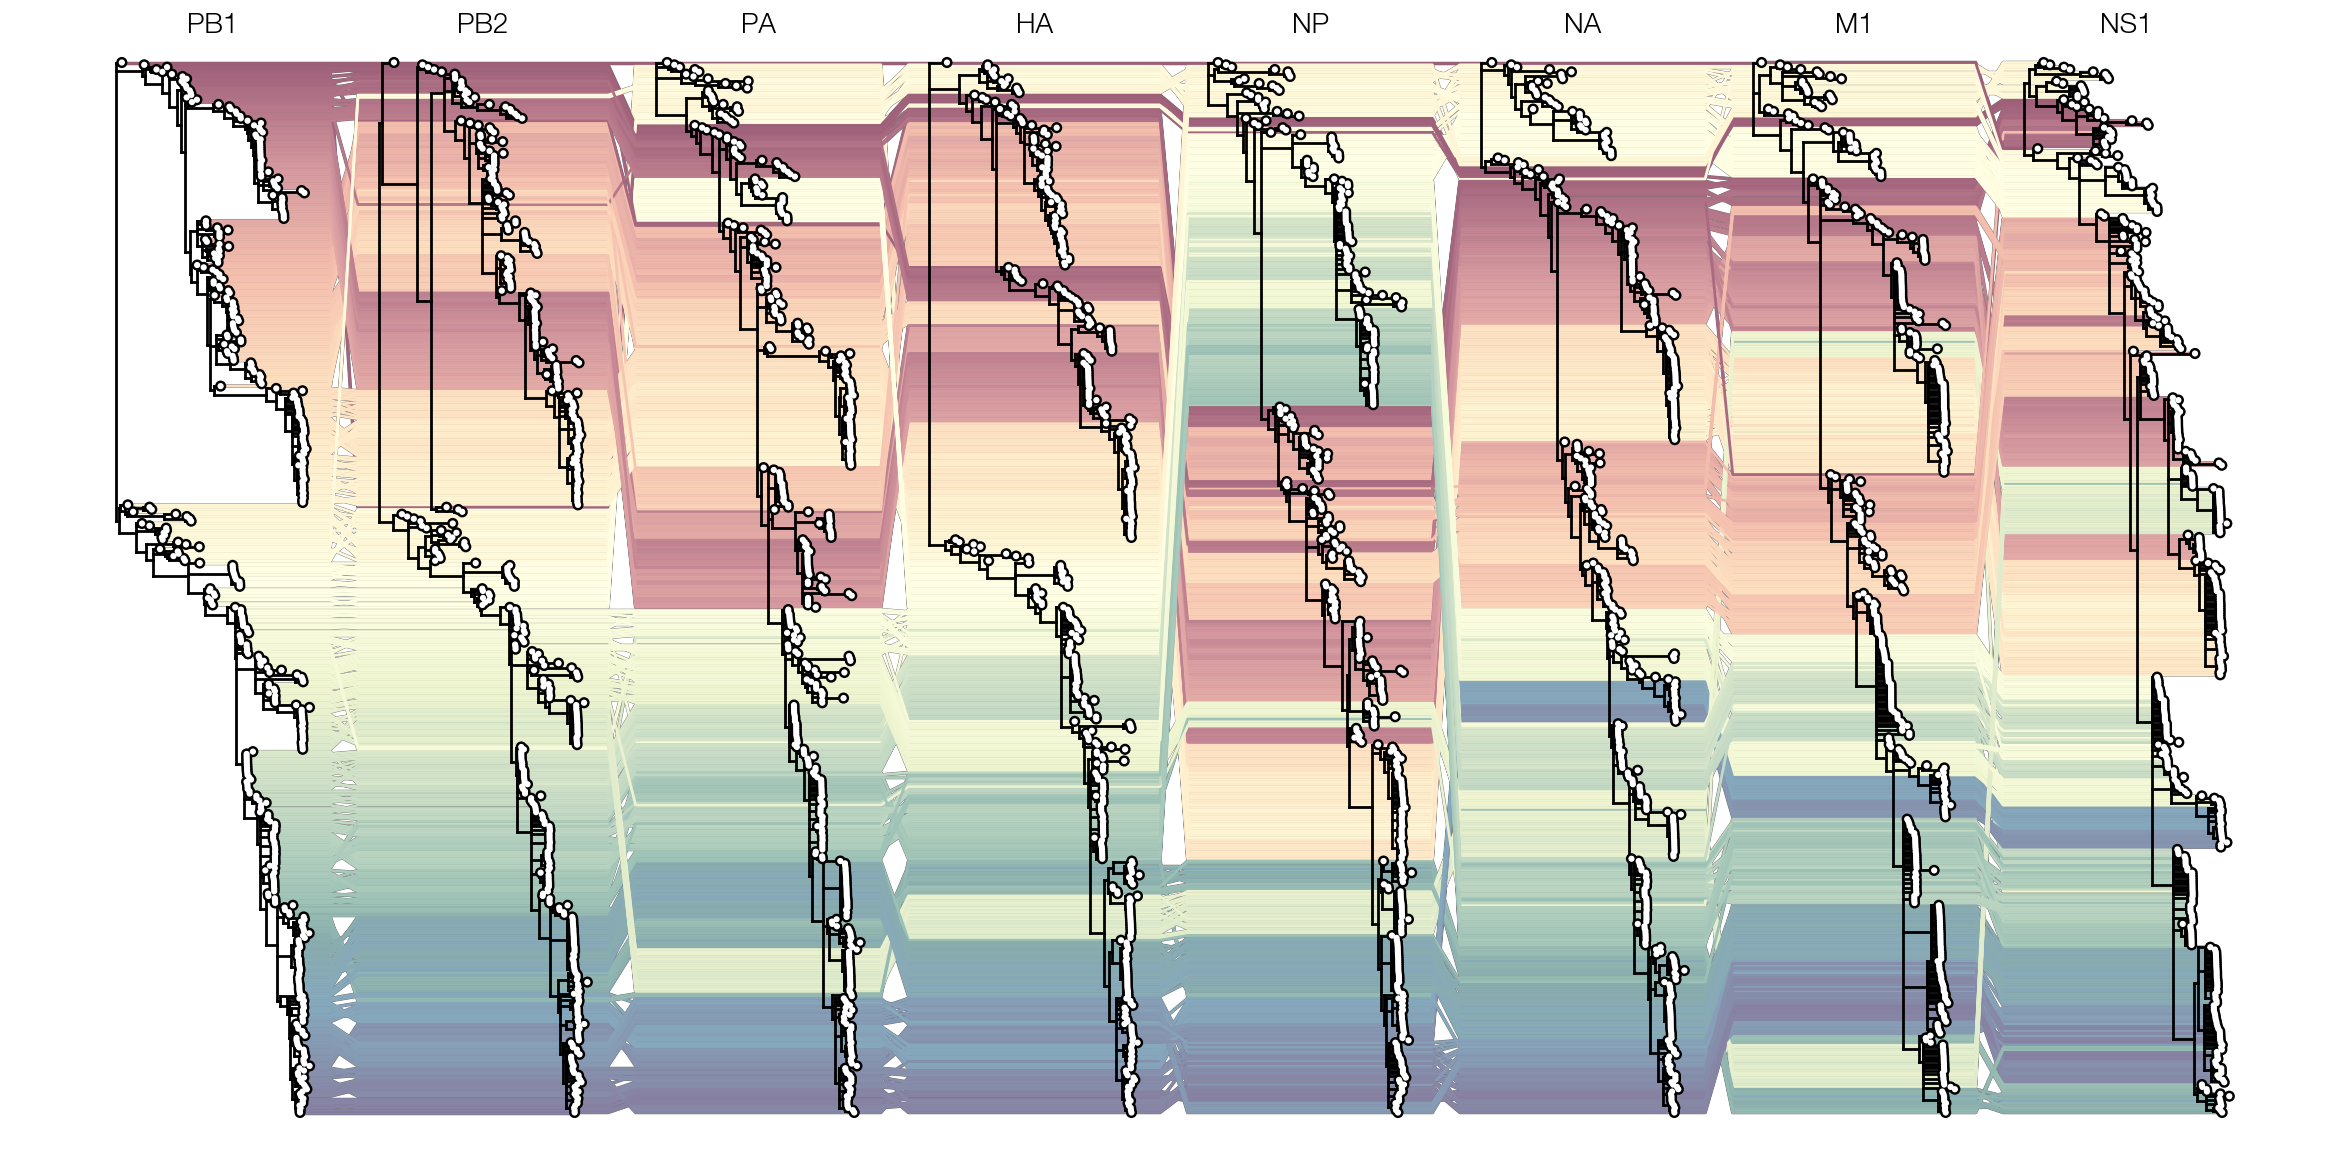

Recreate this plot in Python.
import baltic as bt

from baltic.bt_utils import untangle_trees
from baltic.curonia import plot_tangled_chain

from baltic.bt_utils import clean_axes, desaturate_cmap

import matplotlib as mpl
from matplotlib import pyplot as plt
from matplotlib.gridspec import GridSpec

mpl.use("Agg")

############
segments=['PB1','PB2','PA','HA','NP','NA','M1','NS1']

trees={} ## dict
for segment in segments:
    print(segment)
    ll=bt.io.load_nexus(f"InfB_{segment}t_ALLs1.mcc.tre", 'time', tipRegex=r'_([0-9\-]+)$') ## load tree
    trees[segment] = ll.collapse_branches(collapseIfFxn=lambda k: k.is_node() and k.traits['posterior'] <= 0.5) ## collapse uncertain nodes

############
treeList = [trees[seg] for seg in segments] ## order trees

treeList = untangle_trees(treeList, iterations=3, bidirectional=False)

#########
fig = plt.figure(figsize=(30, 15), facecolor='w')
gs = GridSpec(1, 1)
ax = plt.subplot(gs[0])

cmap = desaturate_cmap(mpl.cm.Spectral_r, 0.4)
colourDict = {k.name: cmap(k.y/treeList[0].ySpan) for k in treeList[0].get_external()}

plot_tangled_chain(ax, treeList, colourDict=colourDict, treeSpace=10, lw=2, padding=0.3, pointKwargs={'colour': 'w', 'pointSize': 20}, treeKwargs={'colour': 'k', 'zorder': 3}, zorder=1) ## plot trees and tangled lines

plot_tangled_chain(ax, treeList, colourDict={k.name: 'dimgray' for k in treeList[0].get_external()}, treeSpace=10, lw=2.5, padding=0.3, treeKwargs={'colour': 'none'}, zorder=0) ## add outline behind tangled lines

###########
for i, tree in enumerate(treeList):
    xs = tree.get_parameter_list('x') ## get all tree x-coordinates (will have accounted for tanglegram coordinates)

    treeMiddle = (max(xs) + min(xs)) / 2 ## get middle of tree
    ax.text(treeMiddle, treeList[0].ySpan + 10, segments[i], size=20, ha='center', va='bottom') ## add segment label

clean_axes(ax)

plt.savefig('tangled-chain.png', bbox_inches='tight')